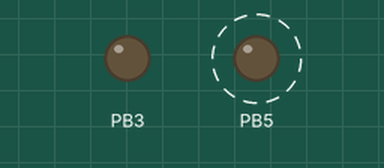
Simulated run of this sketch. Board: ATtiny85, built with avr-gcc and run on an emulated ATtiny85. Shown: output pins drawn as LEDs (lit = HIGH). Dashed ring = blinking.

Above: at 0.2 s.
Timing chart, 0 to 5.4 s (numbered marks = the images above):
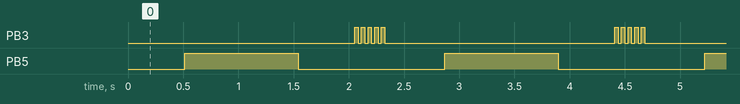

Measured:
- by itself, PB3: repeats every 2.4 s: 4 × (LOW 0.03 s, HIGH 0.03 s), LOW 2.1 s, HIGH 0.03 s
- by itself, PB5: alternates HIGH for 1.0 s and LOW for 1.3 s
- by itself, everything shown: repeats every 2.4 s, in 4 steps

The sketch:

eye_light.ino
```cpp
/*
  独眼红色呼吸灯效果

*/

void setup() {
  pinMode(5, OUTPUT); //2号口控制眼睛灯光 attiny45 234支持类比输入
  pinMode(3, OUTPUT); //2号口控制眼睛灯光 attiny45 234支持类比输入

}

void loop()
{ // put your main code here, to run repeatedly:
  for (int i = 0; i < 255; i++)
  {
    analogWrite(5, i);
    delay(4);
  }
  for (int i = 255; i > 0; i--)
  {
    analogWrite(5, i);
    delay(4);
  }
  //以下是闪灯
  for (int i = 0; i < 5; i++)
  {

      digitalWrite(3, HIGH);
         delay(30);
      digitalWrite(3, LOW);
         delay(30);
    }
  }
```
